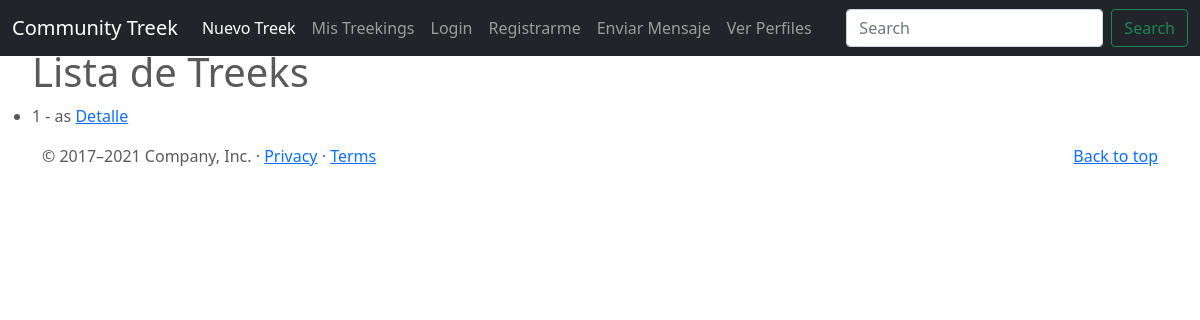
The page /post/list on the database as committed earlier.
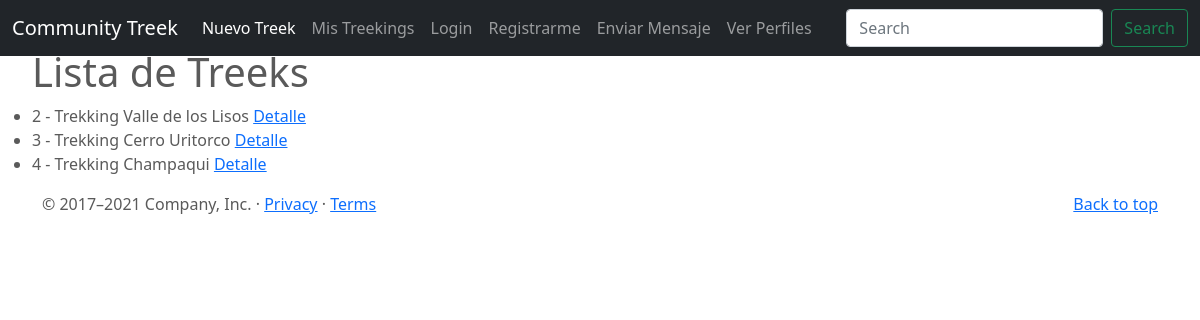
The same page on the database as committed later.
### CommunityTrekk/models.py (models this page shows)
class Post(models.Model):
    principal_title= models.CharField(max_length=100)
    principal_subtitle= models.CharField(max_length=500)
    heading= models.CharField(max_length=50)
    description= models.CharField(max_length=250)
    created_the= models.DateTimeField(auto_now_add= True)
    publisher= models.ForeignKey(to= User, on_delete= models.CASCADE, related_name="publisher")
    imagen = models.ImageField(upload_to= "posts", null= True, blank= True)
    imagen2 = models.ImageField(upload_to= "posts", null= True, blank= True)
    imagen3 = models.ImageField(upload_to= "posts", null= True, blank= True)
    trekk_value= models.CharField(max_length=10, default= "$0")
    trekk_duration= models.CharField(max_length=20, default= "1 día")
    def __str__(self):
        return f"{self.id} - {self.heading}"

### CommunityTrekk/views.py (the view)
# urls.py: path('post/list', PostList.as_view(), name="post-list"),
class PostList(ListView):
    model= Post

### CommunityTrekk/templates/CommunityTrekk/post_list.html (shortened to what this page needs)
{% extends "CommunityTrekk/base.html" %}
{% block main %}
<ul>
    <h1> Lista de Treeks </h1>
    {% for post in object_list %}
    <li>
        {{post}}
        <a href="{% url 'post-detail' post.id %}"> Detalle </a>
    </li>
    {% endfor%}
    </ul>
{% endblock %}

Rows that differ between the two databases and show on the page:
removed Post: id+heading "1 - as"
added Post: id+heading "2 - Trekking Valle de los Lisos"
added Post: id+heading "3 - Trekking Cerro Uritorco"
added Post: id+heading "4 - Trekking Champaqui"
